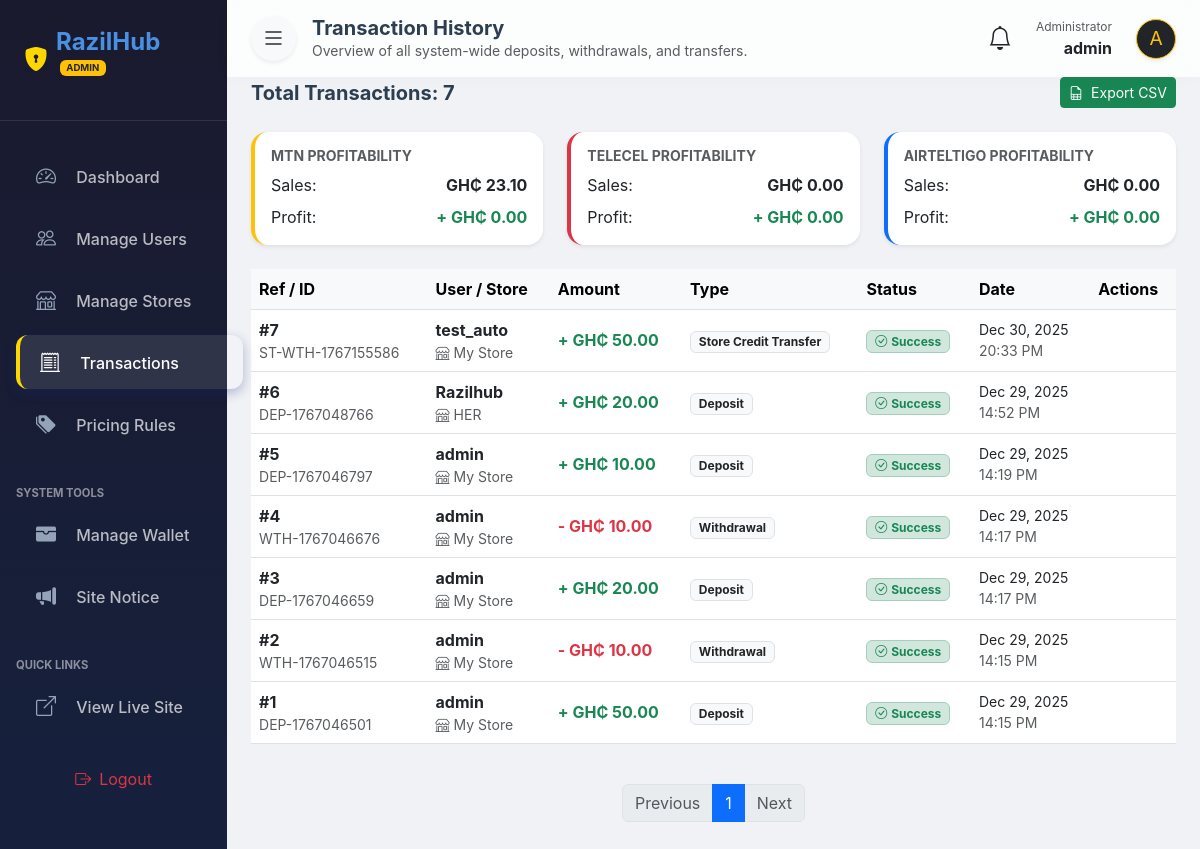
/admin/transactions (signed in), run on an earlier commit of the app's database.
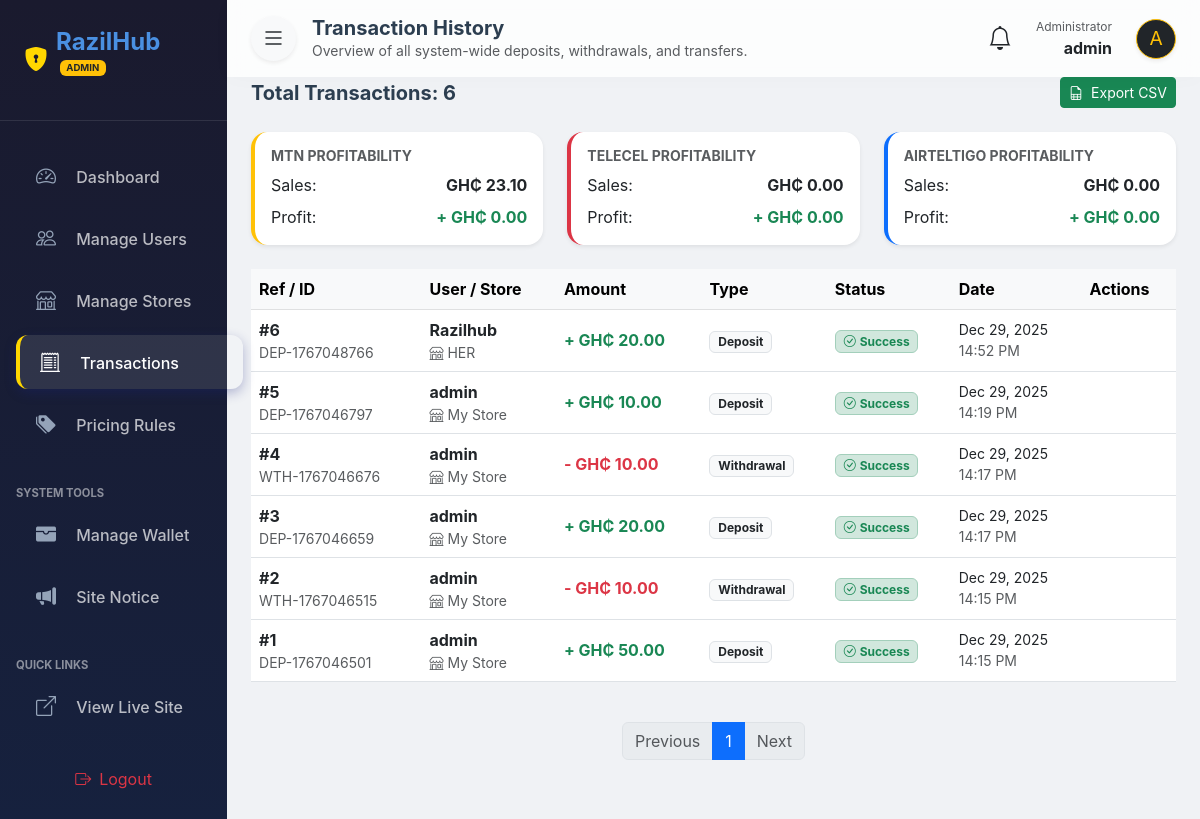
And on a later commit of the database.
### app.py (models this page shows)
class Transaction(db.Model):
    id = db.Column(db.Integer, primary_key=True)
    user_id = db.Column(db.Integer, db.ForeignKey('user.id'), nullable=False)
    reference = db.Column(db.String(100), unique=True, nullable=False) # Paystack ref
    type = db.Column(db.String(20), nullable=False) # Deposit, Withdrawal
    amount = db.Column(db.Float, nullable=False)
    status = db.Column(db.String(20), default='Pending') # Pending, Success, Failed
    date = db.Column(db.DateTime, default=datetime.utcnow)
    user = db.relationship('User', backref=db.backref('transactions', lazy=True))

class User(UserMixin, db.Model):
    id = db.Column(db.Integer, primary_key=True)
    first_name = db.Column(db.String(100))
    last_name = db.Column(db.String(100))
    username = db.Column(db.String(50), unique=True)
    email = db.Column(db.String(120), unique=True)
    mobile = db.Column(db.String(20))
    password = db.Column(db.String(200))
    balance = db.Column(db.Float, default=0.0)
    is_admin = db.Column(db.Boolean, default=False)
    is_suspended = db.Column(db.Boolean, default=False) # New field for suspension

class Store(db.Model):
    id = db.Column(db.Integer, primary_key=True)
    user_id = db.Column(db.Integer, db.ForeignKey('user.id'), unique=True, nullable=False)
    name = db.Column(db.String(100), default="My Store")
    slug = db.Column(db.String(50), unique=True) # For the public link
    support_phone = db.Column(db.String(20))
    whatsapp = db.Column(db.String(20))
    whatsapp_group_link = db.Column(db.String(200)) # New field
    description = db.Column(db.String(300))
    notice = db.Column(db.String(500)) # New field for store announcements
    total_sales = db.Column(db.Float, default=0.0)
    total_withdrawn = db.Column(db.Float, default=0.0)
    credit_balance = db.Column(db.Float, default=0.0)
    user = db.relationship('User', backref=db.backref('store', uselist=False))

### app.py (the view)
@app.route('/admin/transactions')
@admin_required
def admin_transactions():
    page = request.args.get('page', 1, type=int)
    per_page = 20
    transactions = Transaction.query.order_by(Transaction.date.desc()).paginate(page=page, per_page=per_page)
    all_plans = DataPlan.query.all()
    cost_map = {(p.network, p.plan_size): p.cost_price for p in all_plans}
    profit_stats = {
        "MTN": {"sales": 0.0, "profit": 0.0},
        "TELECEL": {"sales": 0.0, "profit": 0.0},
        "AIRTELTIGO": {"sales": 0.0, "profit": 0.0}
    }
    direct_orders = Order.query.filter(Order.status.in_(['Delivered', 'Success', 'Processing'])).all()
    for o in direct_orders:
        if o.network in profit_stats:
            cost = cost_map.get((o.network, o.package), 0.0)
            profit_stats[o.network]["sales"] += o.amount
            profit_stats[o.network]["profit"] += (o.amount - cost)
    store_orders = StoreOrder.query.filter(StoreOrder.status.in_(['Delivered', 'Success'])).all()
    for so in store_orders:
         if so.network in profit_stats:
            cost = cost_map.get((so.network, so.package), 0.0)
            profit_stats[so.network]["sales"] += so.price # This is what the platform sold it for
            profit_stats[so.network]["profit"] += (so.price - cost)
    return render_template('admin/transactions.html', transactions=transactions, profit_stats=profit_stats)

### app.py (called while the page is built)
@app.context_processor
def inject_site_notice():
    notice_setting = SiteSetting.query.filter_by(key='site_notice').first()
    return dict(site_notice=notice_setting.value if notice_setting else None)

@app.context_processor
def inject_admin_stats():
    if current_user.is_authenticated and current_user.is_admin:
        pending_txns = Transaction.query.filter(
            Transaction.status == 'Pending',
            Transaction.type.in_(['Withdrawal', 'Store Withdrawal (MoMo)'])
        ).order_by(Transaction.date.desc()).all()
        return dict(
            pending_withdrawals_count=len(pending_txns),
            pending_notifications=pending_txns
        )
    return dict(pending_withdrawals_count=0, pending_notifications=[])

@login_manager.user_loader
def load_user(user_id):
    return User.query.get(int(user_id))

def admin_required(f):
    @wraps(f)
    def decorated_function(*args, **kwargs):
        if not current_user.is_authenticated or not current_user.is_admin:
            flash("Access denied. Admin privileges required.", "error")
            return redirect(url_for('login'))
        return f(*args, **kwargs)
    return decorated_function

### templates/admin/transactions.html (shortened to what the changed rows need)
{% extends 'admin/base.html' %}
{% block content %}
<div class="table-card">
    <div class="d-flex flex-column flex-md-row justify-content-between align-items-md-center gap-3 mb-4">
        <h5 class="fw-bold mb-0">Total Transactions: {{ transactions.total }}</h5>
        <a href="{{ url_for('admin_export_transactions') }}" class="btn btn-sm btn-success">
            <i class="bi bi-file-earmark-spreadsheet me-2"></i>Export CSV
        </a>
    </div>
    <div class="table-responsive">
        <table class="table table-hover align-middle">
            <thead class="table-light">
                <tr>
                    <th>Ref / ID</th>
                    <th>User / Store</th>
                    <th>Amount</th>
                    <th class="d-none d-md-table-cell">Type</th>
                    <th>Status</th>
                    <th class="d-none d-lg-table-cell">Date</th>
                    <th>Actions</th>
                </tr>
            </thead>
            <tbody>
                {% for txn in transactions.items %}
                <tr>
                    <td>
                        <div class="fw-bold text-dark">#{{ txn.id }}</div>
                        <div class="small text-muted">{{ txn.reference }}</div>
                    </td>
                    <td>
                        <div class="fw-bold">{{ txn.user.username }}</div>
                        <div class="small text-muted">
                            {% if txn.user.store %}
                            <i class="bi bi-shop me-1"></i>{{ txn.user.store.name }}
                            {% else %}
                            <i class="bi bi-person me-1"></i>Direct
                            {% endif %}
                        </div>
                    </td>
                    <td>
                        <span
                            class="fw-bold {% if txn.type == 'Deposit' or txn.type == 'Store Credit Transfer' %}text-success{% else %}text-danger{% endif %}">
                            {% if txn.type == 'Deposit' or txn.type == 'Store Credit Transfer' %}+{% else %}-{% endif %}
                            GH₵ {{ "{:,.2f}".format(txn.amount | default(0)) }}
                        </span>
                    </td>
                    <td class="d-none d-md-table-cell">
                        <span class="badge bg-light text-dark border">{{ txn.type }}</span>
                    </td>
                    <td>
                        {% if txn.status == 'Success' %}
                        <span class="badge bg-success-subtle text-success border border-success-subtle">
                            <i class="bi bi-check-circle me-1"></i>Success
                        </span>
                        {% elif txn.status == 'Pending' %}
                        <span class="badge bg-warning-subtle text-warning border border-warning-subtle">
                            <i class="bi bi-clock me-1"></i>Pending
                        </span>
                        {% else %}
                        <span class="badge bg-danger-subtle text-danger border border-danger-subtle">
                            <i class="bi bi-x-circle me-1"></i>{{ txn.status }}
                        </span>
                        {% endif %}
                    </td>
                    <td class="d-none d-lg-table-cell">
                        <div class="small">{{ txn.date.strftime('%b %d, %Y') }}</div>
                        <div class="small text-muted">{{ txn.date.strftime('%H:%M %p') }}</div>
                    </td>
                    <td>
                    </td>
                </tr>
                {% endfor %}
            </tbody>
        </table>
    </div>
</div>
{% endblock %}

What changed in the data, as far as the page shows it:
removed Transaction: id "7", reference "ST-WTH-1767155586", user.username "test_auto", user.store.name "My Store", amount "50.00", type "Store Credit Transfer", status "Success" (drawn), date "Dec 30, 2025", date "20:33 PM"
Also different on the page:
{{ transactions.total }}: "7" → "6"
